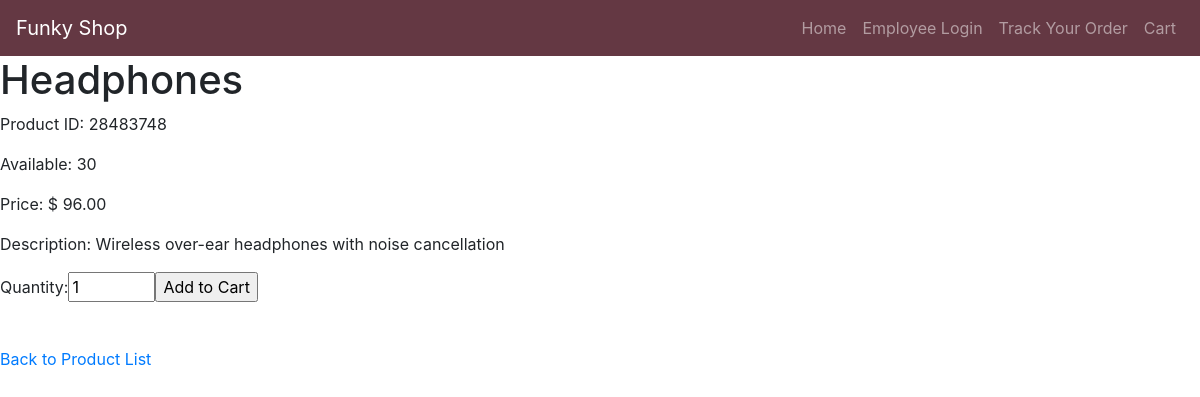
Screenshot of /description.php?product_id=28483748 with the database file from the repository.
### tables this page shows
CREATE TABLE Product (
	ProductID CHAR(8) PRIMARY KEY,
	Quantity INT NOT NULL,
	Name VARCHAR(30) NOT NULL,
	Description VARCHAR(500),
	Price DECIMAL(4,2) NOT NULL
);

### description.php (the view, shortened to what this page needs)
<?php
  include 'info.php';
  $dsn = "mysql:host=courses;dbname=z1968549";
  try {
      $pdo = new PDO($dsn, $username, $password);
  } catch (PDOexception $e) {
      echo "Connection to the database failed: " . $e->getMessage();
  }
?>
<html>
  <head>
    <link rel="stylesheet" href="https://stackpath.bootstrapcdn.com/bootstrap/4.3.1/css/bootstrap.min.css">
  </head>
  <body>
	<nav class="navbar navbar-expand-lg navbar-dark" style="background-color: #643843">
   	 		<a class="navbar-brand" href="website.php">Funky Shop</a>
    		<div class="collapse navbar-collapse" id="navbarNav">
        		<ul class="navbar-nav ml-auto">
            		<li class="nav-item">
                		<a class="nav-link" href="website.php">Home</a>
            		</li>
            		<li class="nav-item">
               			 <a class="nav-link" href="login.php">Employee Login</a>
            		</li>
            		<li class="nav-item">
                		<a class="nav-link" href="trackOrder.php">Track Your Order</a>
            		</li>
            		<li class="nav-item">
                		<a class="nav-link" href="cartPage.php">Cart</a>
        			</li>
        		</ul>
    		</div>
		</nav>
    <?php
      if (isset($_GET['product_id']))
      {
        $product_id = $_GET['product_id'];
        $result = $pdo->query("SELECT * FROM Product WHERE ProductID=$product_id ");
        if ($row = $result->fetch(PDO::FETCH_ASSOC)) {
            echo "<h1>{$row['Name']}</h1>";
            echo "<p>Product ID: {$row['ProductID']}</p>";
            echo "<p>Available: {$row['Quantity']}</p>";
            echo "<p>Price: $ {$row['Price']}</p>";
            echo "<p>Description: {$row['Description']}</p>";
            echo "<form method='POST' action='description.php'>";
            echo "<label for='quantity'>Quantity:</label>";
            echo "<input type='number' name='quantity' value='1' min='1' max='{$row['Quantity']}' required>";
            echo "<input type='submit' name='Add' value='Add to Cart'>";
            echo "</form>";
          }
      }
    ?>
    <br>
    <a href="website.php">Back to Product List</a>
</body>
</html>

### rows the page displays
product: Name "Headphones", ProductID "28483748", Quantity "30", Price "96.00", Description "Wireless over-ear headphones with noise cancellation"
